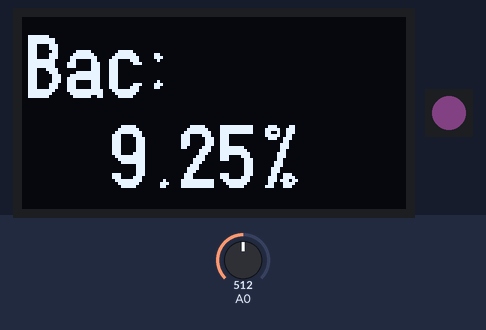
A sketch run on a simulated Arduino Uno, built with avr-gcc and run on an emulated ATmega328P. On the bench: 128×64 one-colour display, 1 RGB LEDs in strip order, left to right. The inputs (shaded band) are chosen by the test bench; at power-on: A0 = 512. Dim RGB values are drawn brighter than linear; random numbers use the default seed unless the sketch sets one; what the sketch prints to the serial monitor is not drawn.

Above: at 5.7 s.
5.8 s: A0 set to 716
At 6.27 s:
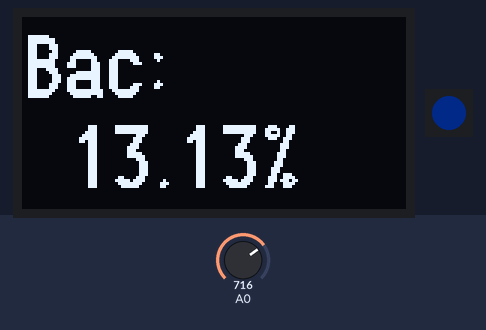
8.3 s: A0 set to 900
At 8.75 s:
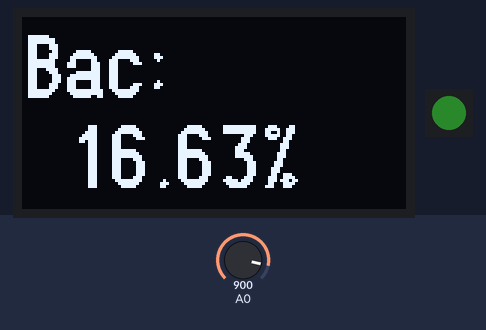
11.3 s: A0 set to 1023
At 11.98 s:
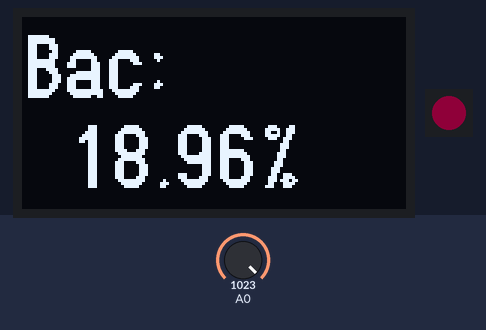
Timing chart, 0 to 22.1 s (numbered marks = the images above; inputs shaded):
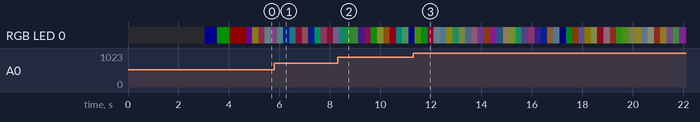

The sketch:

mq3_sensor.ino
```cpp
/*  Version 0.01
    Just testing the github
    comments are missing
    final alc level is not valid, but something
    Need more calibration
*/

#include <U8g2lib.h>
#include <FastLED.h>
#include <SPI.h>

#define NoD 300
#define NoReject 100 //always Noreject*2+1<NoD

CRGB leds[1];


U8G2_SSD1306_128X64_NONAME_F_4W_SW_SPI u8g2(U8G2_R0, /* clock=*/ 13, /* data=*/ 11, /* cs=*/ 10, /* dc=*/ 9, /* reset=*/ 8);

float get_NoD_m()
{
  uint16_t alc_data[NoD];
  int16_t i, j, swap;
  float result = 0;
  //alc_data
  for (i = 0; i < NoD; i++) alc_data[i] = analogRead(A0);

  for (i = 0; i < NoD - 1; i++)
    for (j = i + 1; j < NoD; j++)
    {
      if (alc_data[i] > alc_data[j]) {
        swap = alc_data[i];
        alc_data[i] = alc_data[j];
        alc_data[j] = swap;
      }
    }
  for (i = NoReject; i < NoD - NoReject; i++)
    result += alc_data[i];
  //Serial.print("tomb:");
  //Serial.println(result);
  result /= NoD - (2 * NoReject);
  return result;
}


void u8g2_prepare() {
  // OLED setup
  u8g2.setFont(u8g2_font_logisoso20_tf);
  u8g2.setFontRefHeightExtendedText();
  u8g2.setDrawColor(1);
  u8g2.setFontPosTop();
  u8g2.setFontDirection(0);
}
/*
  void u8g2_printnumber(int alc_val) {
  float level = ((alc_val - basic_value) / (max_sensorvalue - basic_value)) * 3.5;   // Calculating from A0 to g/L
  u8g2.setCursor( 1, 5);
  if (level > 0.00) {
    u8g2.print(level, 2);
    u8g2.setFont(u8g2_font_helvB18_tf);
    u8g2.drawStr(105, 25, "%");
  }
  else u8g2.drawStr(1, 5, "0.00%");
  }*/

float u8g2_get_a0(){
  //float level = (alc_val-25.0)/400;
  float res = get_NoD_m();
  float level = (res - 25.0)/100*1.9;
  Serial.println(level);
  if (res<25) return 0.00;
  //level = (level - 25.0)/100*1.9;

 // char buff[10] = "";
 // sprintf(buff, "%.2f", level);

//  u8g2.setCursor( 1, 5);
  //u8g2.drawStr(1,5,"Bac:");
  //u8g2.setCursor( 1, 35);
  //if (level > 0.001) u8g2.print(buff);
  //else u8g2.print("0.00");
return level;
}


void setup() {
  u8g2.begin();   // Init of OLED (128x64)
  u8g2_prepare();

  Serial.begin(9600);
  delay( 3000 );    // Starting delay
  FastLED.addLeds<WS2812, 5, GRB>(leds, 1).setCorrection( TypicalLEDStrip );
  FastLED.setBrightness( 16 );
  leds[0] = CRGB(0, 0, 255); FastLED.show();  delay(500);
  leds[0] = CRGB(0, 255, 0); FastLED.show();  delay(500);
  leds[0] = CRGB(255, 0, 0); FastLED.show();  delay(500);
  //get base A0 datas
}

void loop() {
  //alc_value = analogRead(A0);
  //Serial.print("A0: "); Serial.println(alc_value); //debug for values
  float g = u8g2_get_a0();

  char result[8]; // Buffer big enough for 7-character float
  dtostrf(g, 6, 2, result);

  //sprintf(buff, "%.2f", g);
  u8g2.clearBuffer();
  //u8g2_printnumber(alc_value);
  //u8g2_print_a0();
  u8g2.drawStr(1,5,"Bac:");
  //u8g2.setCursor( 1, 5);
  //u8g2.print("Bac (g/L)");

  u8g2.drawStr(1,35,result);
  u8g2.drawStr(80,35,"%");

  u8g2.sendBuffer();
  leds[0] = CRGB(random(0, 255), random(0, 255), random(0, 255));  // 1 led indicator
  FastLED.show();
  delay(100);
}
```
